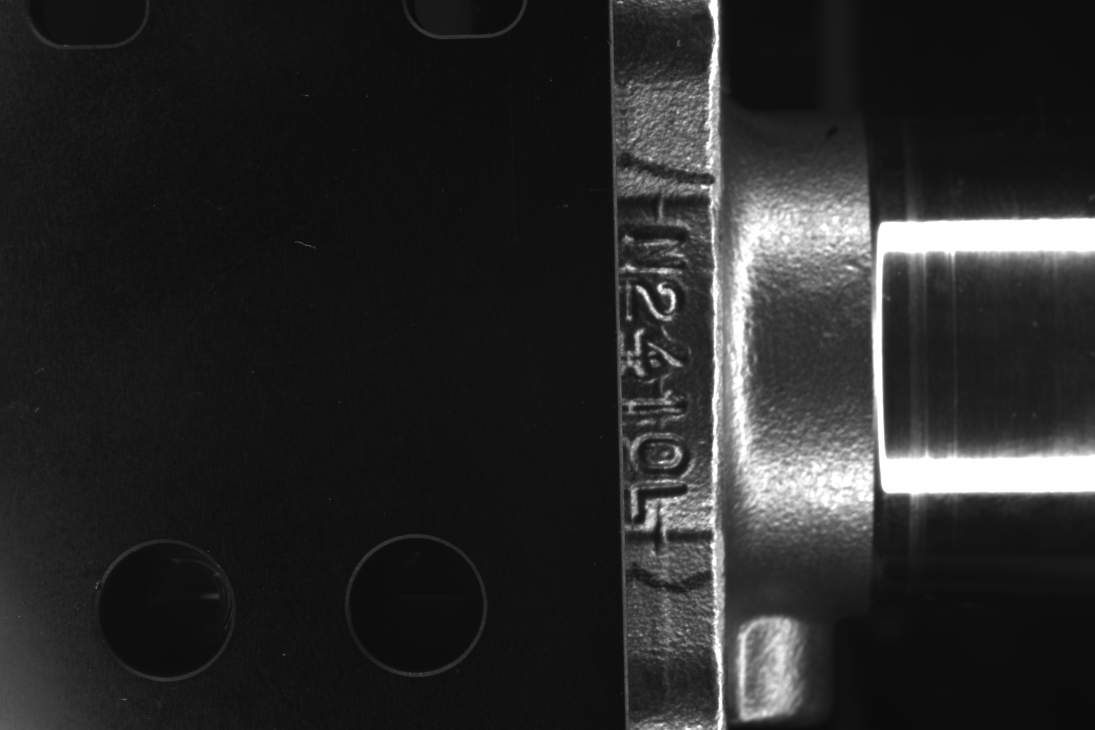
#> input picture data/imgs/0.jpg, 5472 x 3648 px (shown at 1/5 size); its folder holds only this picture in this run
$ jupyter execute --allow-errors finetuning.ipynb
#> lines starting #> are read from the running program, lines starting #| are printed output that depends on the picture
## Predict

[cell 1]
import numpy as np
import matplotlib.pyplot as plt
from mmocr.apis import TextRecInferencer, TextDetInferencer, MMOCRInferencer
import os
import sys
import cv2
from time import sleep
import time
import gc

# [11 lines of commented-out code are left out]

# [93 lines left out: functions image_rotate, adjust_contrast_adaptive_histogram, plotimg, mkdir, draw_text_based_on_direction, not called in this run]

# path = "./data/icdar2015/imgs/training"
path = "./data/imgs/CLAHE" # equalization histogram image
#> (the rest of this cell did not finish here and is left out)

## Plot training curve

[cell 2]
import pandas as pd
import numpy as np
import os
import json
import ast
import matplotlib.pyplot as plt
from time import time, sleep


path = os.getcwd()
path = os.path.join(path, "mmocr")
path = os.path.join(path, "tools")
path = os.path.join(path, "data")
path = os.path.join(path, "icdar2015")
path = os.path.join(path, "20240308_143720")
path = os.path.join(path, "vis_data")
#> (the rest of this cell did not finish here and is left out)

## 查看code

### mmocr fine tuning by icdar dataset

[cell 3]
import mmcv
from mmocr.apis import MMOCRInferencer
import torch as tc


#> (the rest of this cell did not finish here and is left out)

### ddnet ++

[cell 4]
_base_ = [
    '_base_dbnetpp_resnet50-dcnv2_fpnc.py',
    '../_base_/pretrain_runtime.py',
    '../_base_/datasets/synthtext.py',
    '../_base_/schedules/schedule_sgd_100k.py',
]

train_pipeline = [
    dict(type='LoadImageFromFile', color_type='color_ignore_orientation'),
    dict(
        type='LoadOCRAnnotations',
        with_bbox=True,
        with_polygon=True,
        with_label=True,
    ),
    dict(type='FixInvalidPolygon'),
    dict(
        type='TorchVisionWrapper',
        op='ColorJitter',
        brightness=32.0 / 255,
        saturation=0.5),
    dict(
        type='ImgAugWrapper',
        args=[['Fliplr', 0.5],
              dict(cls='Affine', rotate=[-10, 10]), ['Resize', [0.5, 3.0]]]),
    dict(type='RandomCrop', min_side_ratio=0.1),
    dict(type='Resize', scale=(640, 640), keep_ratio=True),
    dict(type='Pad', size=(640, 640)),
    dict(
        type='PackTextDetInputs',
        meta_keys=('img_path', 'ori_shape', 'img_shape'))
]

#> (the rest of this cell did not finish here and is left out)

### fpn ResNET

[cell 5]
import torch.nn as nn
import math
import torch.utils.model_zoo as model_zoo
import torch.nn.functional as F
import torch


__all__ = ['ResNet', 'resnet18', 'resnet34', 'resnet50', 'resnet101',
           'resnet152']


model_urls = {
    'resnet18': 'https://download.pytorch.org/models/resnet18-5c106cde.pth',
    'resnet34': 'https://download.pytorch.org/models/resnet34-333f7ec4.pth',
    'resnet50': 'https://download.pytorch.org/models/resnet50-19c8e357.pth',
    'resnet101': 'https://download.pytorch.org/models/resnet101-5d3mb4d8f.pth',
    'resnet152': 'https://download.pytorch.org/models/resnet152-b121ed2d.pth',
}


# [4 lines left out: function conv3x3, not called in this run]


class BasicBlock(nn.Module):
    expansion = 1

    # [27 lines left out: functions __init__, forward, not called in this run]


class Bottleneck(nn.Module):
    expansion = 4

    # [34 lines left out: functions __init__, forward, not called in this run]


class ResNet(nn.Module):

    # [77 lines left out: functions __init__, _make_layer, not called in this run]

    def _upsample(self, x, y, scale=1):
        _, _, H, W = y.size()
        return F.upsample(x, size=(H // scale, W // scale), mode='bilinear')

    def _upsample_add(self, x, y):
        _, _, H, W = y.size()
        return F.upsample(x, size=(H, W), mode='bilinear') + y

    # [123 lines left out: functions forward, resnet18, resnet34, resnet50, resnet101, resnet152, not called in this run]

##### 資料後處理 EqualHist (CLAHE)

[cell 6]
import os
import cv2
import sys
import matplotlib.pyplot as plt

def adjust_contrast_adaptive_histogram(image, clip_limit=2.0, tile_grid_size=(15, 15)):
    clahe = cv2.createCLAHE(clipLimit=clip_limit, tileGridSize=tile_grid_size)
    adjusted_image = clahe.apply(image)
    return adjusted_image

srcpath = os.path.join(os.getcwd(), "data/imgs")
dstpath = os.path.join(srcpath, "CLAHE")
imgs = [file for file in os.listdir(srcpath) if file.find(".jpg") != -1]

for filename in imgs:
    # [6 lines of commented-out code are left out]
    image_path = os.path.join(srcpath, filename)
    original_image = cv2.imread(image_path, cv2.IMREAD_GRAYSCALE)  # Load the image in grayscale
#> original_image is the input picture: shape (3648, 5472); min 10, max 255, mean 41.5

    cv2.medianBlur(original_image, 21, original_image)

    equalized_image = adjust_contrast_adaptive_histogram(original_image, 9, (7, 7))
#> in adjust_contrast_adaptive_histogram, `adjusted_image = clahe.apply(image)`:
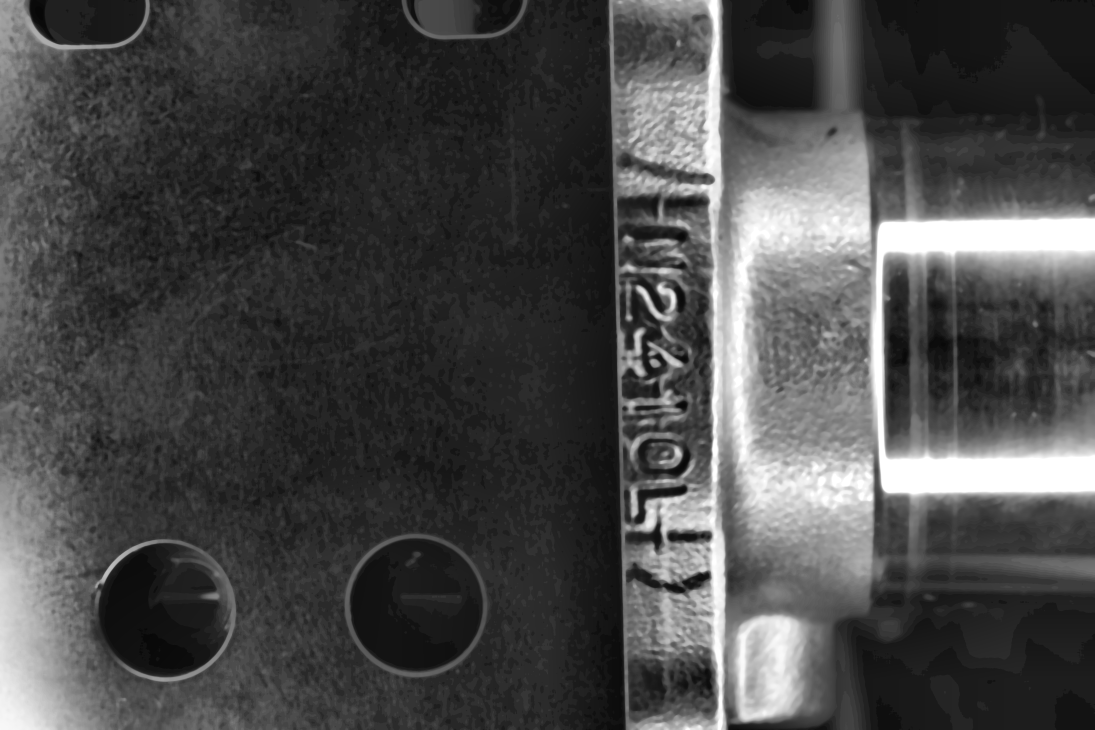
#> adjusted_image: shape (3648, 5472) (shown at 1/5 size); min 7, max 255, mean 73

    equalized_image = cv2.bilateralFilter(equalized_image, 13, 75, 75)

    # Apply histogram equalization
    # equalized_image = cv2.equalizeHist(original_image)

    # Convert the original and equalized images to RGB for display
    original_rgb = cv2.cvtColor(original_image, cv2.COLOR_GRAY2RGB)
    equalized_rgb = cv2.cvtColor(equalized_image, cv2.COLOR_GRAY2RGB)

    # adjusted_image = cv2.convertScaleAbs(equalized_rgb, alpha=0.7, beta=0)
    if (filename.find("12.jpg") != -1):
        # Display the original and equalized images side by side
        plt.figure(figsize=(10, 4))

        plt.subplot(1, 2, 1)
        plt.title('Original Image')
        plt.imshow(original_rgb)
        plt.axis('off')

        plt.subplot(1, 2, 2)
        plt.title('Equalized Image')
        plt.imshow(equalized_rgb)
        plt.axis('off')

        plt.show()

        # plt.imshow(adjusted_image)
        # plt.show()

    cv2.imwrite(os.path.join(dstpath, filename), equalized_rgb)
    # cv2.imwrite(os.path.join(dstpath, filename), equalized_rgb)
    # cv2.imwrite(os.path.join(os.path.join(dstpath, "constrast"), filename), adjusted_image)


$ run again, on data/imgs/106.jpg
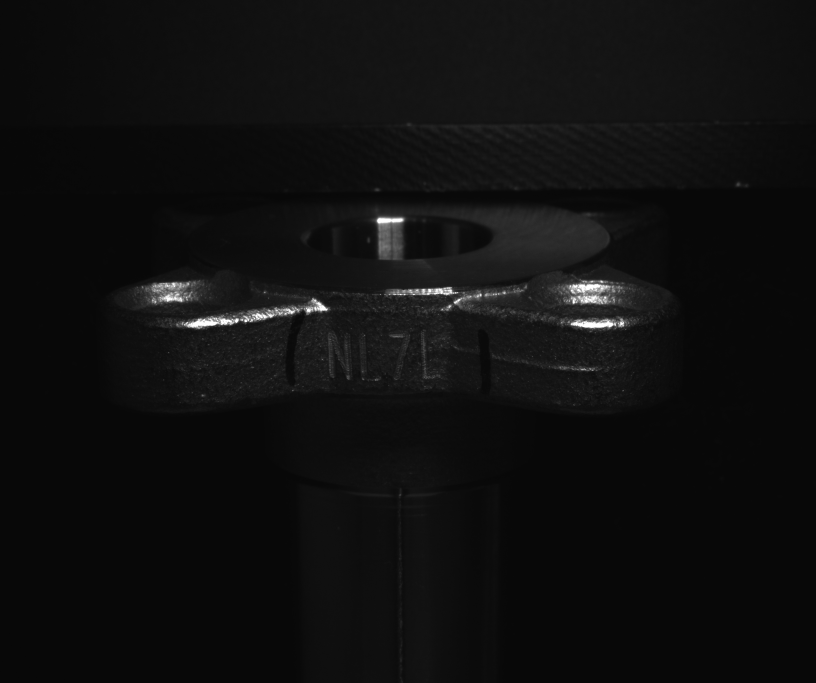
#> input picture data/imgs/106.jpg, 2448 x 2048 px (shown at 1/3 size)
#> original_image is the input picture: shape (2048, 2448); min 7, max 255, mean 15.3
#> in adjust_contrast_adaptive_histogram, `adjusted_image = clahe.apply(image)`:
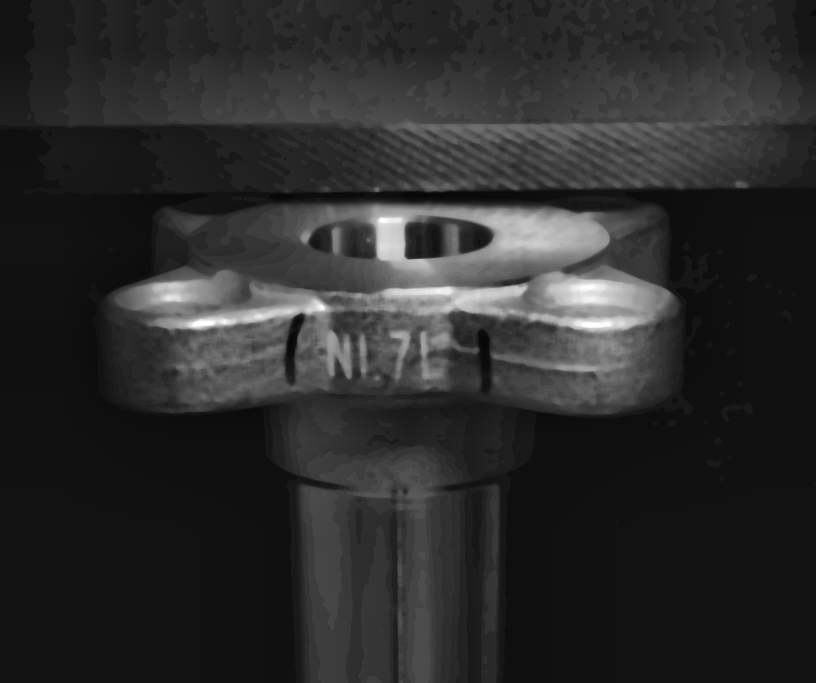
#> adjusted_image: shape (2048, 2448) (shown at 1/3 size); min 6, max 255, mean 44

$ run again, on data/imgs/107.jpg
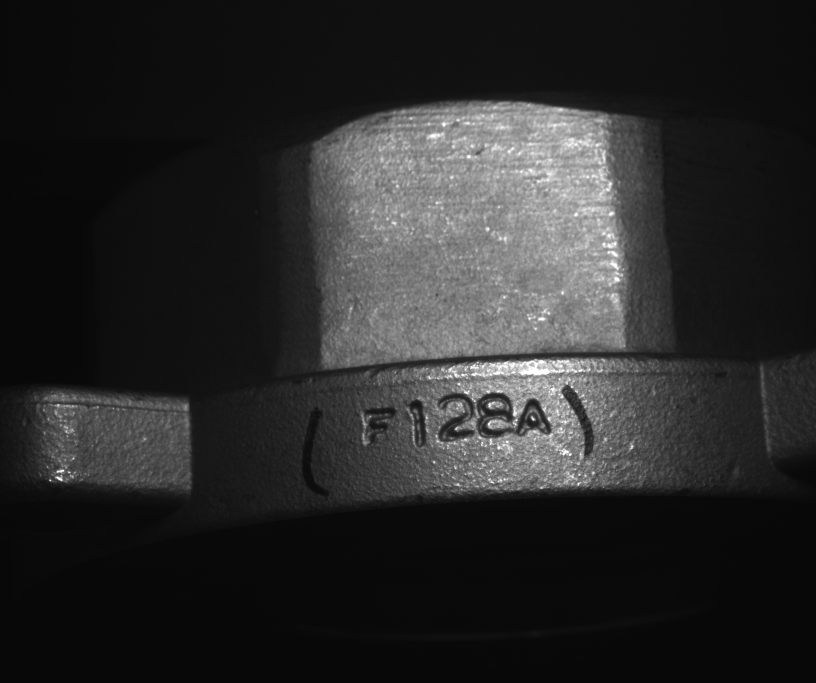
#> input picture data/imgs/107.jpg, 2448 x 2048 px (shown at 1/3 size)
#> original_image is the input picture: shape (2048, 2448); min 7, max 255, mean 41.3
#> in adjust_contrast_adaptive_histogram, `adjusted_image = clahe.apply(image)`:
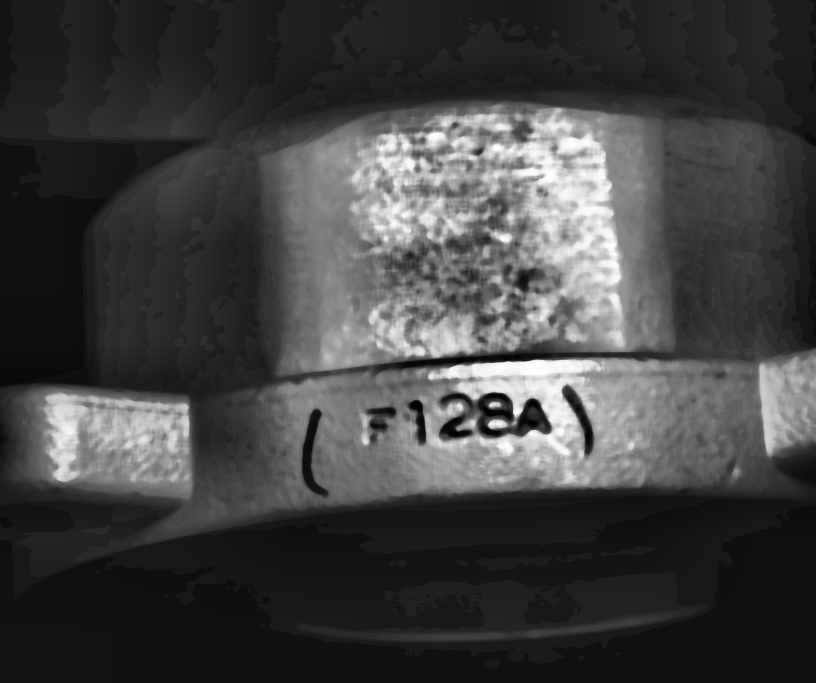
#> adjusted_image: shape (2048, 2448) (shown at 1/3 size); min 0, max 255, mean 66.2

$ run again, on data/imgs/108.jpg
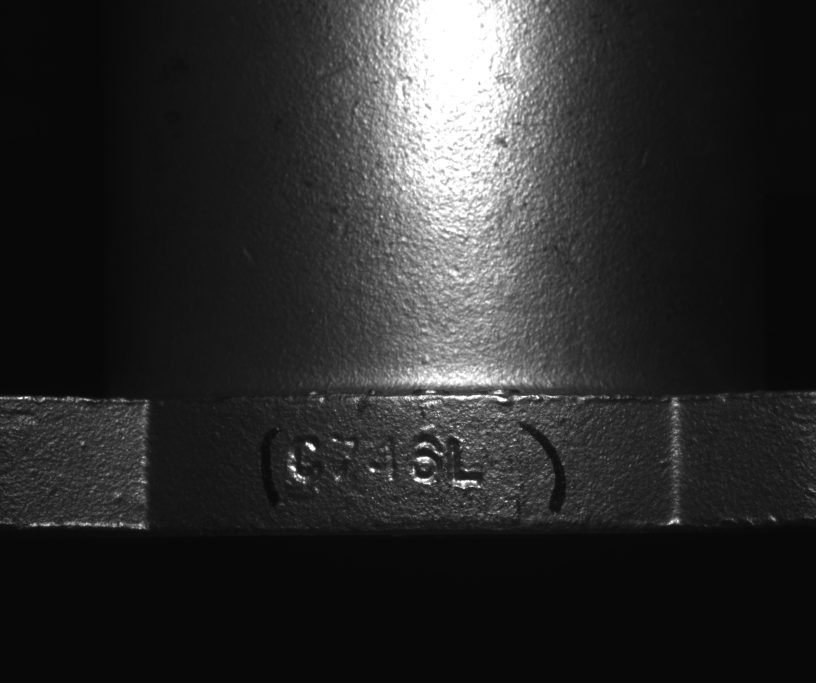
#> input picture data/imgs/108.jpg, 2448 x 2048 px (shown at 1/3 size)
#> original_image is the input picture: shape (2048, 2448); min 7, max 255, mean 43.9
#> in adjust_contrast_adaptive_histogram, `adjusted_image = clahe.apply(image)`:
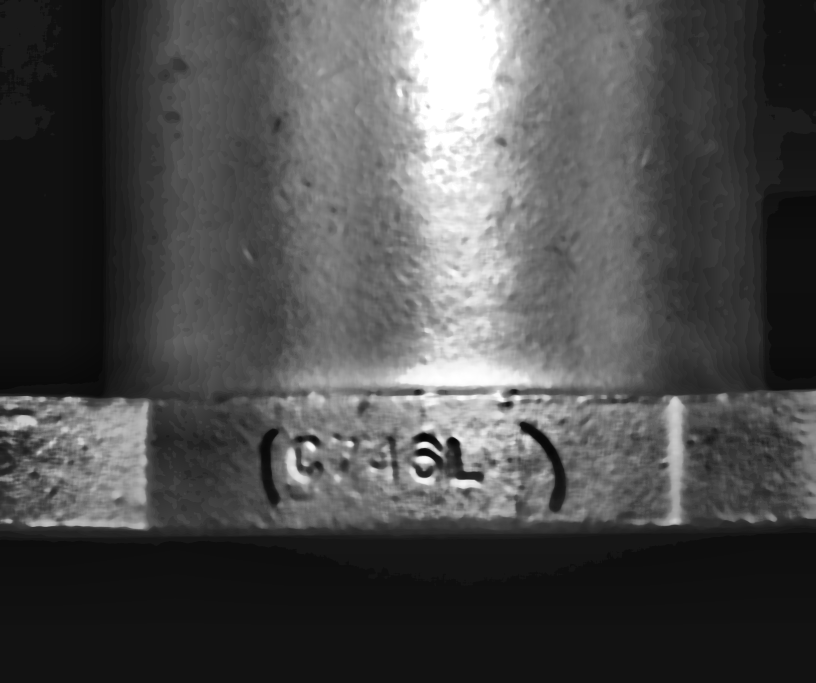
#> adjusted_image: shape (2048, 2448) (shown at 1/3 size); min 3, max 255, mean 76.8

$ run again, on data/imgs/103.jpg
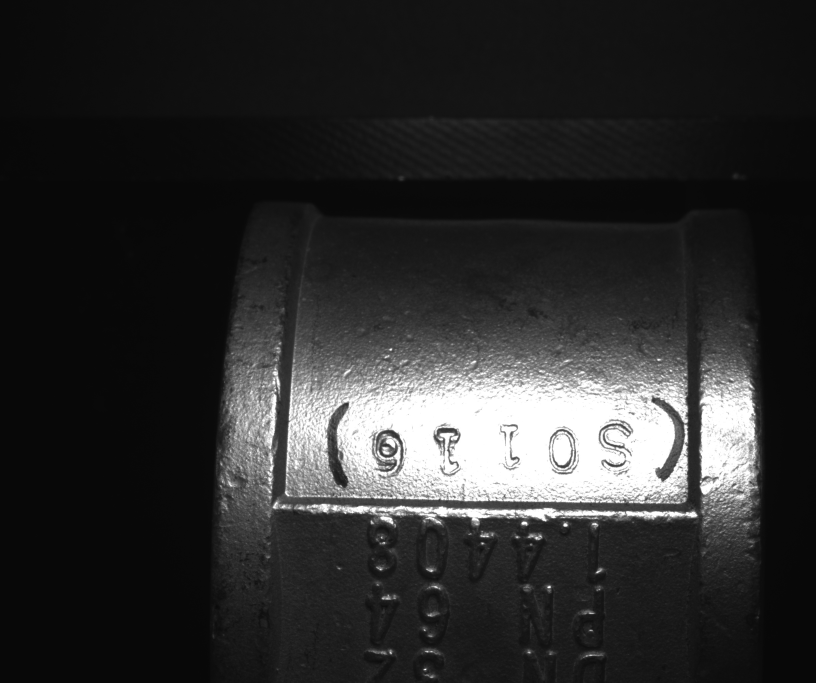
#> input picture data/imgs/103.jpg, 2448 x 2048 px (shown at 1/3 size)
#> original_image is the input picture: shape (2048, 2448); min 7, max 255, mean 45.6
#> in adjust_contrast_adaptive_histogram, `adjusted_image = clahe.apply(image)`:
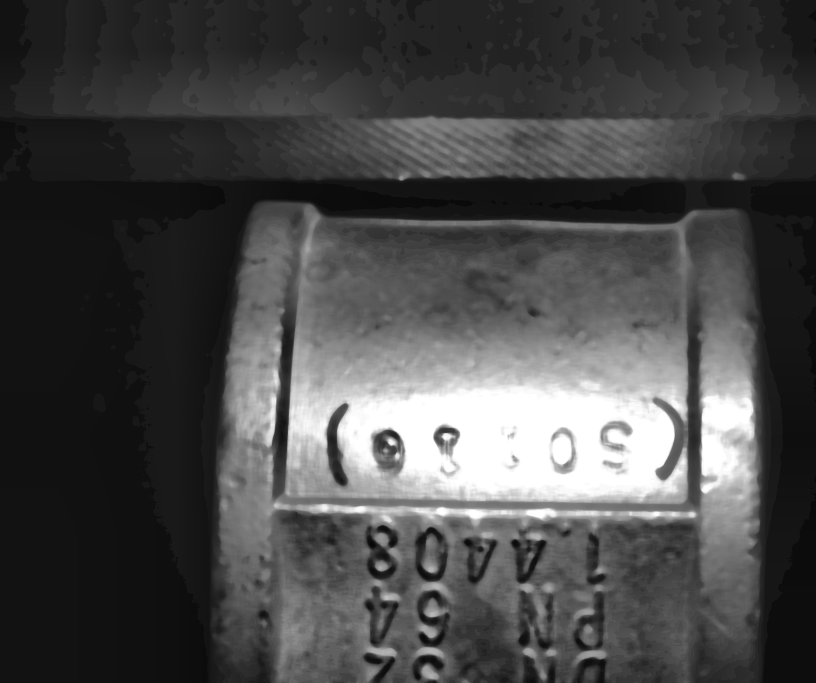
#> adjusted_image: shape (2048, 2448) (shown at 1/3 size); min 7, max 255, mean 73.3
